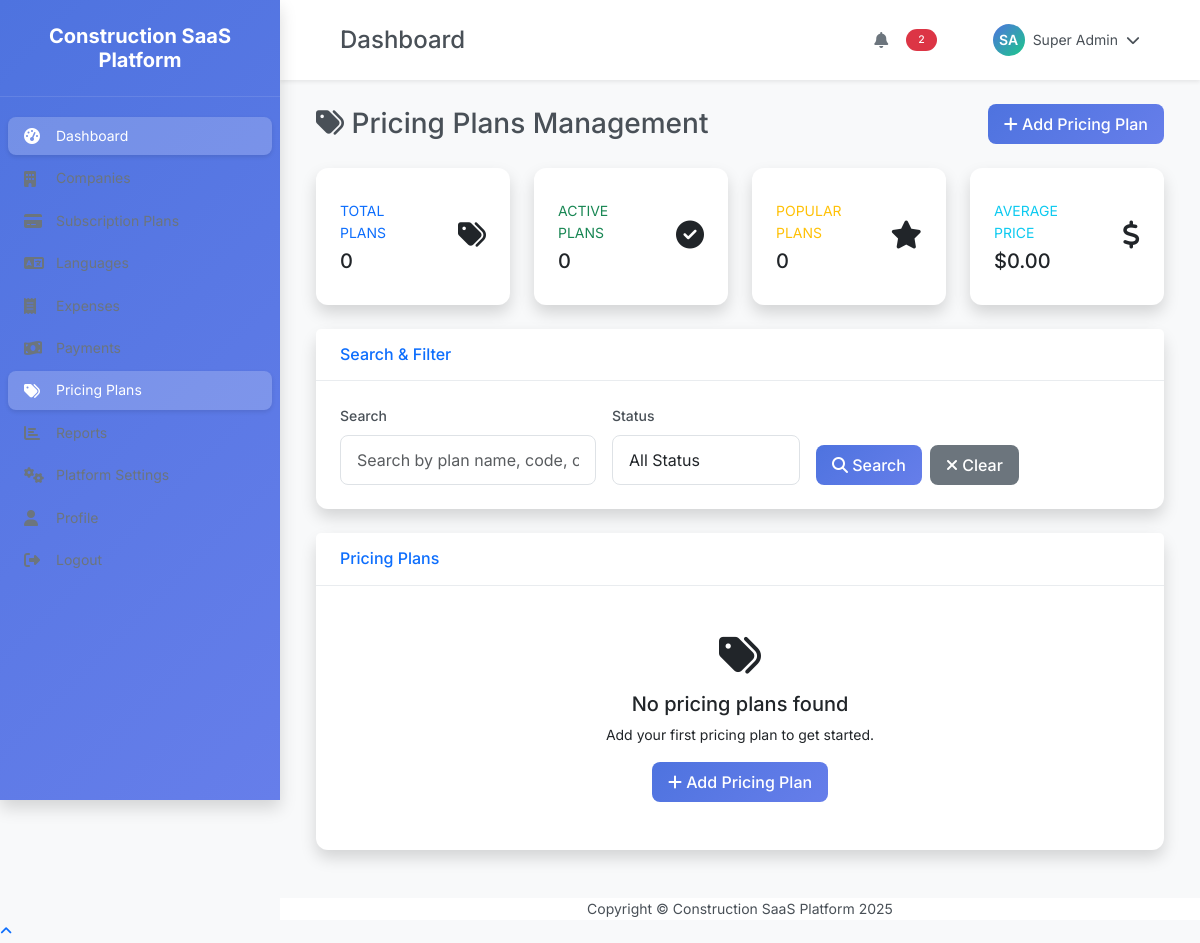
/public/super-admin/pricing/index.php (signed in), run on an earlier commit of the app's database.
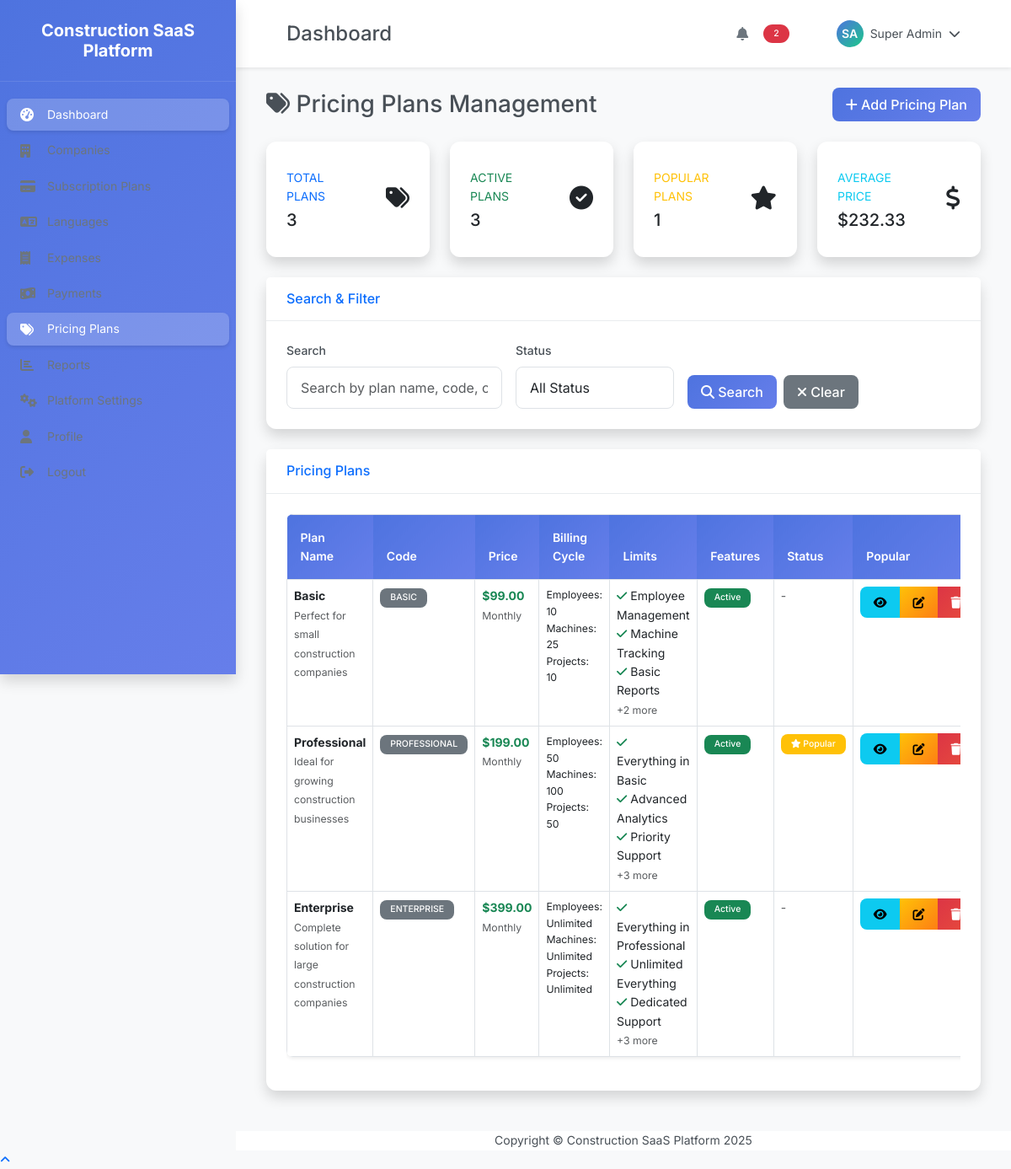
And on a later commit of the database.
### tables this page shows
CREATE TABLE languages (
    id INT PRIMARY KEY AUTO_INCREMENT,
    language_code VARCHAR(5) UNIQUE NOT NULL,
    language_name VARCHAR(50) NOT NULL,
    language_name_native VARCHAR(50) NOT NULL,
    direction VARCHAR(3) DEFAULT 'ltr',
    is_active BOOLEAN DEFAULT TRUE,
    is_default BOOLEAN DEFAULT FALSE,
    created_at TIMESTAMP DEFAULT CURRENT_TIMESTAMP,
    updated_at TIMESTAMP DEFAULT CURRENT_TIMESTAMP ON UPDATE CURRENT_TIMESTAMP
);

CREATE TABLE language_translations (
    id INT PRIMARY KEY AUTO_INCREMENT,
    language_id INT NOT NULL,
    translation_key VARCHAR(100) NOT NULL,
    translation_value TEXT NOT NULL,
    created_at TIMESTAMP DEFAULT CURRENT_TIMESTAMP,
    updated_at TIMESTAMP DEFAULT CURRENT_TIMESTAMP ON UPDATE CURRENT_TIMESTAMP,
    FOREIGN KEY (language_id) REFERENCES languages(id) ON DELETE CASCADE,
    UNIQUE KEY unique_translation_per_language (language_id, translation_key)
);

CREATE TABLE users (
    id INT PRIMARY KEY AUTO_INCREMENT,
    company_id INT,
    username VARCHAR(50) UNIQUE,
    email VARCHAR(100) UNIQUE NOT NULL,
    password_hash VARCHAR(255) NOT NULL,
    first_name VARCHAR(50) NOT NULL,
    last_name VARCHAR(50) NOT NULL,
    phone VARCHAR(20),
    role VARCHAR(20) NOT NULL DEFAULT 'employee',
    status VARCHAR(20) DEFAULT 'active',
    is_active BOOLEAN DEFAULT TRUE,
    last_login TIMESTAMP NULL,
    created_at TIMESTAMP DEFAULT CURRENT_TIMESTAMP,
    updated_at TIMESTAMP DEFAULT CURRENT_TIMESTAMP ON UPDATE CURRENT_TIMESTAMP,
    FOREIGN KEY (company_id) REFERENCES companies(id) ON DELETE CASCADE
);

CREATE TABLE pricing_plans (
    id INT PRIMARY KEY AUTO_INCREMENT,
    plan_name VARCHAR(100) NOT NULL,
    plan_code VARCHAR(20) NOT NULL UNIQUE,
    description TEXT,
    price DECIMAL(10,2) NOT NULL,
    currency VARCHAR(3) DEFAULT 'USD',
    billing_cycle VARCHAR(20) DEFAULT 'monthly',
    is_popular BOOLEAN DEFAULT FALSE,
    is_active BOOLEAN DEFAULT TRUE,
    max_employees INT DEFAULT 0,
    max_machines INT DEFAULT 0,
    max_projects INT DEFAULT 0,
    features JSON,
    created_at TIMESTAMP DEFAULT CURRENT_TIMESTAMP,
    updated_at TIMESTAMP DEFAULT CURRENT_TIMESTAMP ON UPDATE CURRENT_TIMESTAMP
);

### config/config.php (called while the page is built, shortened)
<?php
function getCurrentUser() {
    $db = new Database();
    $conn = $db->getConnection();
    $stmt = $conn->prepare("SELECT * FROM users WHERE id = ?");
    $stmt->execute([$_SESSION['user_id']]);
    return $stmt->fetch(PDO::FETCH_ASSOC);
}
function getCurrentCompanyId() {
    $user = getCurrentUser();
    return $user ? $user['company_id'] : null;
}
function getCompanyLanguage($company_id = null) {
    global $conn;
    if (!$company_id) {
        $company_id = getCurrentCompanyId();
    }
    $stmt = $conn->prepare("
        SELECT setting_value FROM company_settings
        WHERE company_id = ? AND setting_key = 'default_language_id'
    ");
    $stmt->execute([$company_id]);
    $result = $stmt->fetch(PDO::FETCH_ASSOC);
    $language_id = $result ? $result['setting_value'] : 1;
    $stmt = $conn->prepare("SELECT * FROM languages WHERE id = ?");
    $stmt->execute([$language_id]);
    return $stmt->fetch(PDO::FETCH_ASSOC) ?: ['language_code' => 'en', 'direction' => 'ltr'];
}
function getTranslation($key, $company_id = null) {
    global $conn;
    if (!$company_id) {
        $company_id = getCurrentCompanyId();
    }
    $language = getCompanyLanguage($company_id);
    $language_id = $language['id'] ?? 1;
    $stmt = $conn->prepare("
        SELECT translation_value FROM language_translations
        WHERE language_id = ? AND translation_key = ?
    ");
    $stmt->execute([$language_id, $key]);
    $result = $stmt->fetch(PDO::FETCH_ASSOC);
    return $result ? $result['translation_value'] : $key;
}
function __($key, $company_id = null) {
    return getTranslation($key, $company_id);
}
function getLanguageDirection($company_id = null) {
    $language = getCompanyLanguage($company_id);
    return $language['direction'] ?? 'ltr';
}
function isRTL($company_id = null) {
    return getLanguageDirection($company_id) === 'rtl';
}
?>

### public/super-admin/pricing/index.php (the view, shortened to what the rows shown need)
<?php
require_once '../../../config/config.php';
require_once '../../../includes/header.php';
$db = new Database();
$conn = $db->getConnection();
$page = isset($_GET['page']) ? (int)$_GET['page'] : 1;
$limit = ITEMS_PER_PAGE;
$offset = ($page - 1) * $limit;
$where_conditions = ["1=1"];
$params = [];
$where_clause = implode(' AND ', $where_conditions);
$sql = "SELECT * FROM pricing_plans WHERE $where_clause ORDER BY price ASC LIMIT ? OFFSET ?";
$params[] = $limit;
$params[] = $offset;
$stmt = $conn->prepare($sql);
$stmt->execute($params);
$pricing_plans = $stmt->fetchAll(PDO::FETCH_ASSOC);
?>
<div class="container-fluid">
    <div class="d-sm-flex align-items-center justify-content-between mb-4">
        <h1 class="h3 mb-0 text-gray-800">
            <i class="fas fa-tags"></i> Pricing Plans Management
        </h1>
    </div>
    <div class="card shadow mb-4">
        <div class="card-body">
            <?php if (empty($pricing_plans)): ?>
                <div class="text-center py-4">
                    <i class="fas fa-tags fa-3x text-gray-300 mb-3"></i>
                    <h5 class="text-gray-500">No pricing plans found</h5>
                    <p class="text-gray-400">Add your first pricing plan to get started.</p>
                    <a href="add.php" class="btn btn-primary">
                        <i class="fas fa-plus"></i> Add Pricing Plan
                    </a>
                </div>
            <?php else: ?>
                <div class="table-responsive">
                    <table class="table table-bordered" id="pricingTable" width="100%" cellspacing="0">
                        <thead>
                            <tr>
                                <th>Plan Name</th>
                                <th>Code</th>
                                <th>Price</th>
                                <th>Billing Cycle</th>
                                <th>Limits</th>
                                <th>Features</th>
                                <th>Status</th>
                                <th>Popular</th>
                            </tr>
                        </thead>
                        <tbody>
                            <?php foreach ($pricing_plans as $plan): ?>
                                <tr>
                                    <td>
                                        <strong><?php echo htmlspecialchars($plan['plan_name']); ?></strong>
                                        <br>
                                        <small class="text-muted"><?php echo htmlspecialchars($plan['description']); ?></small>
                                    </td>
                                    <td>
                                        <span class="badge bg-secondary"><?php echo htmlspecialchars($plan['plan_code']); ?></span>
                                    </td>
                                    <td>
                                        <strong class="text-success">
                                            $<?php echo number_format($plan['price'], 2); ?>
                                        </strong>
                                        <br>
                                        <small class="text-muted"><?php echo ucfirst($plan['billing_cycle']); ?></small>
                                    </td>
                                    <td>
                                        <small>
                                            <?php if ($plan['max_employees'] > 0): ?>
                                                <div>Employees: <?php echo $plan['max_employees']; ?></div>
                                            <?php else: ?>
                                                <div>Employees: Unlimited</div>
                                            <?php endif; ?>
                                            <?php if ($plan['max_machines'] > 0): ?>
                                                <div>Machines: <?php echo $plan['max_machines']; ?></div>
                                            <?php else: ?>
                                                <div>Machines: Unlimited</div>
                                            <?php endif; ?>
                                            <?php if ($plan['max_projects'] > 0): ?>
                                                <div>Projects: <?php echo $plan['max_projects']; ?></div>
                                            <?php else: ?>
                                                <div>Projects: Unlimited</div>
                                            <?php endif; ?>
                                        </small>
                                    </td>
                                    <td>
                                        <?php
                                        $features = json_decode($plan['features'], true);
                                        if ($features && count($features) > 0):
                                            echo '<ul class="list-unstyled mb-0">';
                                            foreach (array_slice($features, 0, 3) as $feature):
                                                echo '<li><i class="fas fa-check text-success me-1"></i>' . htmlspecialchars($feature) . '</li>';
                                            endforeach;
                                            if (count($features) > 3):
                                                echo '<li><small class="text-muted">+' . (count($features) - 3) . ' more</small></li>';
                                            endif;
                                            echo '</ul>';
                                        else:
                                            echo '<span class="text-muted">No features listed</span>';
                                        endif;
                                        ?>
                                    </td>
                                    <td>
                                        <span class="badge <?php echo $plan['is_active'] ? 'bg-success' : 'bg-danger'; ?>">
                                            <?php echo $plan['is_active'] ? 'Active' : 'Inactive'; ?>
                                        </span>
                                    </td>
                                    <td>
                                        <?php if ($plan['is_popular']): ?>
                                            <span class="badge bg-warning">
                                                <i class="fas fa-star"></i> Popular
                                            </span>
                                        <?php else: ?>
                                            <span class="text-muted">-</span>
                                        <?php endif; ?>
                                    </td>
                                    <td>
                                        <div class="btn-group" role="group">
                                            <a href="view.php?id=<?php echo $plan['id']; ?>"
                                               class="btn btn-sm btn-info" title="View">
                                                <i class="fas fa-eye"></i>
                                            </a>
                                            <a href="edit.php?id=<?php echo $plan['id']; ?>"
                                               class="btn btn-sm btn-warning" title="Edit">
                                                <i class="fas fa-edit"></i>
                                            </a>
                                            <a href="delete.php?id=<?php echo $plan['id']; ?>"
                                               class="btn btn-sm btn-danger" title="Delete"
                                               onclick="return confirm('Are you sure you want to delete this pricing plan?')">
                                                <i class="fas fa-trash"></i>
                                            </a>
                                        </div>
                                    </td>
                                </tr>
                            <?php endforeach; ?>
                        </tbody>
                    </table>
                </div>
            <?php endif; ?>
        </div>
    </div>
</div>
<?php require_once '../../../includes/footer.php'; ?>

### includes/header.php (shortened to what the rows shown need)
<?php
$base_path = __DIR__ . DIRECTORY_SEPARATOR . '..' . DIRECTORY_SEPARATOR . 'config' . DIRECTORY_SEPARATOR;
require_once $base_path . 'config.php';
$current_user = getCurrentUser();
$is_super_admin = isSuperAdmin();
$db = new Database();
$conn = $db->getConnection();
function getSystemSettingLocal($conn, $key, $default = '') {
    $stmt = $conn->prepare("SELECT setting_value FROM system_settings WHERE setting_key = ?");
    $stmt->execute([$key]);
    $result = $stmt->fetch(PDO::FETCH_ASSOC);
    return $result ? $result['setting_value'] : $default;
}
$platform_name = getSystemSettingLocal($conn, 'platform_name', 'Construction SaaS Platform');
$theme_mode = getSystemSettingLocal($conn, 'theme_mode', 'light');
$sidebar_style = getSystemSettingLocal($conn, 'sidebar_style', 'default');
?>
<!DOCTYPE html>
<html lang="en" dir="<?php echo isRTL() ? 'rtl' : 'ltr'; ?>">
<head>
    <link href="https://cdn.jsdelivr.net/npm/bootstrap@5.3.0/dist/css/bootstrap.min.css" rel="stylesheet">
    <link rel="stylesheet" href="https://cdnjs.cloudflare.com/ajax/libs/font-awesome/6.4.0/css/all.min.css">
</head>
<body data-theme="<?php echo $theme_mode; ?>">
    <nav class="sidebar <?php echo $sidebar_style; ?>" id="sidebar">
        <div class="sidebar-header">
            <h1 class="sidebar-brand"><?php echo htmlspecialchars($platform_name); ?></h1>
        </div>
        <ul class="sidebar-nav">
            <li class="nav-item">
                <a class="nav-link <?php echo basename($_SERVER['PHP_SELF']) == 'index.php' ? 'active' : ''; ?>" href="/constract360/construction/public/dashboard/">
                    <i class="fas fa-tachometer-alt"></i>
                    <span><?php echo __('dashboard'); ?></span>
                </a>
            </li>
            <?php if ($is_super_admin): ?>
                        <span><?php echo __('reports'); ?></span>
            <?php endif; ?>
        </ul>
    </nav>
    <div class="main-content" id="main-content">
        <nav class="top-navbar">
            <div class="container-fluid">
                <div class="d-flex justify-content-between align-items-center">
                    <div class="d-flex align-items-center">
                        <div class="dropdown">
                            <a class="user-dropdown-toggle" href="#" role="button" data-bs-toggle="dropdown">
                                <div class="user-avatar">
                                    <?php echo strtoupper(substr($current_user['first_name'], 0, 1) . substr($current_user['last_name'], 0, 1)); ?>
                                </div>
                                <span class="d-none d-md-inline"><?php echo htmlspecialchars($current_user['first_name'] . ' ' . $current_user['last_name']); ?></span>
                                <i class="fas fa-chevron-down ms-2"></i>
                            </a>
                        </div>
                    </div>
                </div>
            </div>
        </nav>
        <div class="container-fluid p-4">

What changed in the data, as far as the page shows it:
added pricing_plans: plan_name "Basic", description "Perfect for small construction companies", plan_code "BASIC", price "99.00", billing_cycle "Monthly", max_employees "10", max_machines "25", max_projects "10", features "Employee Management", features "Machine Tracking", features "Basic Reports", count($features)-3 "2", is_active "Active"
added pricing_plans: plan_name "Professional", description "Ideal for growing construction businesses", plan_code "PROFESSIONAL", price "199.00", billing_cycle "Monthly", max_employees "50", max_machines "100", max_projects "50", features "Everything in Basic", features "Advanced Analytics", features "Priority Support", count($features)-3 "3", is_active "Active", is_popular 1 (drawn)
added pricing_plans: plan_name "Enterprise", description "Complete solution for large construction companies", plan_code "ENTERPRISE", price "399.00", billing_cycle "Monthly", max_employees "Employees: Unlimited", max_machines "Machines: Unlimited", max_projects "Projects: Unlimited", features "Everything in Professional", features "Unlimited Everything", features "Dedicated Support", count($features)-3 "3", is_active "Active"
Also different on the page:
$total_plans: "0" → "3"
$active_plans: "0" → "3"
$popular_plans: "0" → "1"
$avg_price: "0.00" → "232.33"
text no longer shown: "No pricing plans found Add your first pricing plan to get started. Add Pricing Plan"
text now shown: "Plan Name Code Price Billing Cycle Limits Features Status Popular"
